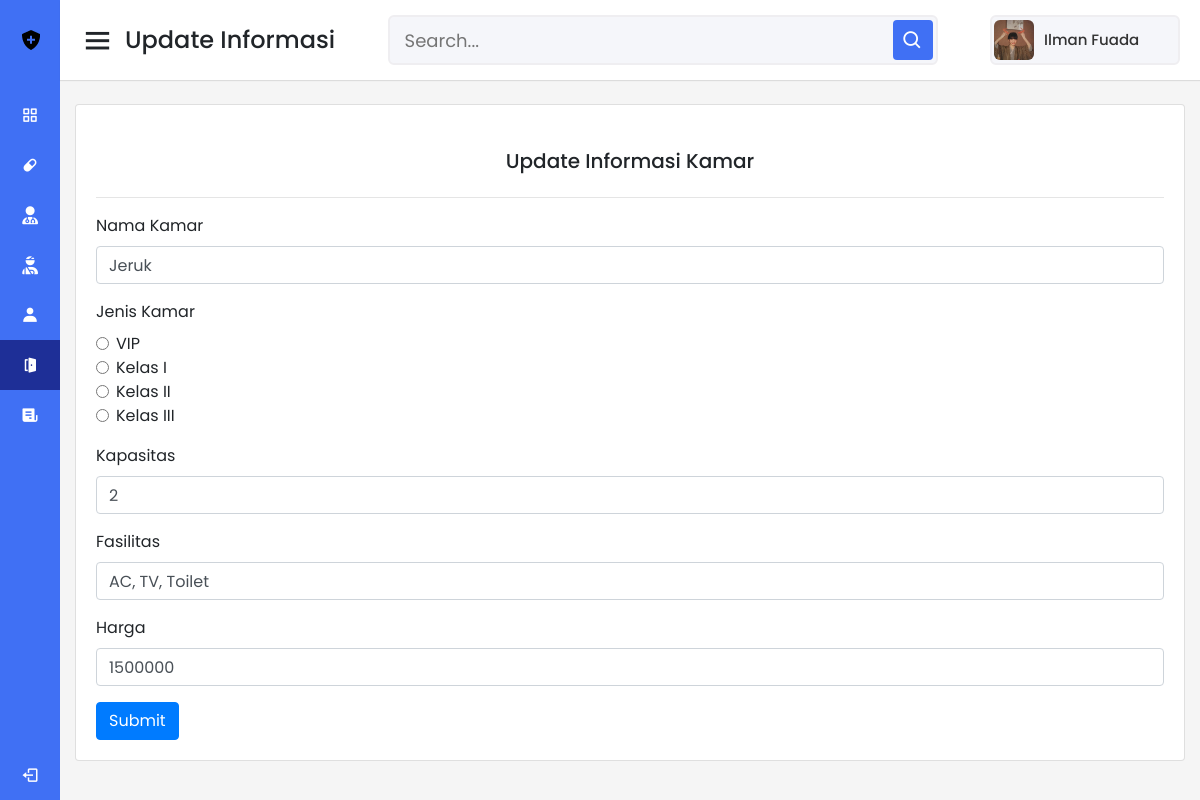
The page /kamaru.php?no_kamar=2 on the database its author committed.
### tables this page shows
CREATE TABLE `kamar` (
  `no_kamar` int(11) NOT NULL AUTO_INCREMENT,
  `nama_kamar` varchar(50) DEFAULT NULL,
  `jenis_kamar` varchar(50) DEFAULT NULL,
  `kapasitas` int(5) DEFAULT NULL,
  `fasilitas` varchar(50) DEFAULT NULL,
  `harga` int(10) DEFAULT NULL,
  PRIMARY KEY (`no_kamar`)
);

### kamaru.php (the view, shortened to what this page needs)
<!DOCTYPE html>
<html lang="en">
<head>
  <link rel="stylesheet" href="dash.css">
  <link href='https://unpkg.com/boxicons@2.0.7/css/boxicons.min.css' rel='stylesheet'>
  <link rel="stylesheet" href="https://cdnjs.cloudflare.com/ajax/libs/font-awesome/6.2.1/css/all.min.css">
  <link rel="stylesheet" href="https://cdn.jsdelivr.net/npm/bootstrap@4.6.2/dist/css/bootstrap.min.css">
</head>
<body>
  <div class="sidebar">
    <div class="logo-details">
      <img src="gambar/shield-solid.png" alt="" class="mr-3 ml-2">
      <span class="logo_name">DOKi</span>
    </div>
    <ul class="nav-links">
      <li>
        <a href="dashboard.html">
          <i class='bx bx-grid-alt' ></i>
          <span class="links_name">Dashboard</span>
        </a>
      </li>
      <li>
        <a href="obat.php">
          <i class='bx bxs-capsule'></i>
          <span class="links_name">Informasi Obat</span>
        </a>
      </li>
      <li>
        <a href="dokter.php">
          <i class="fa-solid fa-user-doctor"></i>
          <span class="links_name">Informasi Dokter</span>
        </a>
      </li>
      <li>
        <a href="pasien.php">
          <i class="fa-solid fa-user-injured"></i>
          <span class="links_name">Informasi Pasien</span>
        </a>
      </li>
      <li>
        <a href="perawat.php">
          <i class='bx bxs-user'></i>
          <span class="links_name">Informasi Perawat</span>
        </a>
      </li>
      <li>
        <a href="kamar.php" class="active">
          <i class='bx bxs-door-open'></i>
          <span class="links_name">Informasi Kamar</span>
        </a>
      </li>
      <li>
        <a href="medis.php">
          <i class='bx bxs-receipt'></i>
          <span class="links_name">Riwayat Rekam Medis</span>
        </a>
      </li>
      <li class="log_out">
        <a href="index.html">
          <i class='bx bx-log-out'></i>
          <span class="links_name">Log out</span>
        </a>
      </li>
    </ul>
  </div>
  <section class="home-section">
    <nav>
      <div class="sidebar-button">
        <i class='bx bx-menu sidebarBtn'></i>
        <span class="dashboard">Update Informasi</span>
      </div>
      <div class="search-box">
        <input type="text" placeholder="Search...">
        <i class='bx bx-search' ></i>
      </div>
      <div class="profile-details">
        <img src="gambar/potrait.jpg" alt="">
        <span class="admin_name">Ilman Fuada</span>
      </div>
    </nav>
    <div class="home-content">
     <div class="container">
      <div class="card">
        <div class="card-body">
          <?php
          include "koneksi.php";
          function input($data){
           $data = trim($data);
           $data = stripslashes($data);
           $data = htmlspecialchars($data);
           return $data;
         }
         if (isset($_GET['no_kamar'])) {
           $no_kamar=input($_GET["no_kamar"]);
           $sql="select*from kamar where no_kamar=$no_kamar;";
           $hasil=mysqli_query($kon,$sql);
           $data = mysqli_fetch_assoc($hasil);
         }
        ?>
        <h5 class="card-title mt-4 mb-4" style="text-align: center;">Update Informasi Kamar</h5>
        <hr>
        <form action="<?php echo htmlspecialchars($_SERVER["PHP_SELF"]);?>" method="post">
          <div class="form-group">
            <label for="">Nama Kamar</label>
            <input type="text" name="nama_kamar" class="form-control" value="<?php echo $data['nama_kamar']; ?>" placeholder="Masukan Nama" required/>
          </div>
          <div class="form-group">
            <label for="">Jenis Kamar</label>
            <div class="form-check">
              <input class="form-check-input" type="radio" name="jenis_kamar" id="" value="VIP">
              <label class="form-check-label" for="">
                VIP
              </label>
            </div>
            <div class="form-check">
              <input class="form-check-input" type="radio" name="jenis_kamar" id="" value="Kelas I">
              <label class="form-check-label" for="">
                Kelas I
              </label>
            </div>
            <div class="form-check">
              <input class="form-check-input" type="radio" name="jenis_kamar" id="" value="Kelas II">
              <label class="form-check-label" for="">
                Kelas II
              </label>
            </div>
            <div class="form-check">
              <input class="form-check-input" type="radio" name="jenis_kamar" id="" value="Kelas III">
              <label class="form-check-label" for="">
                Kelas III
              </label>
            </div>
          </div>
          <div class="form-group">
            <label for="">Kapasitas</label>
            <input type="text" name="kapasitas" class="form-control" value="<?php echo $data['kapasitas']; ?>" placeholder="Masukan Total" required/>
          </div>
          <div class="form-group">
            <label for="">Fasilitas</label>
            <input type="text" name="fasilitas" class="form-control" value="<?php echo $data['fasilitas']; ?>" placeholder="Masukan Total" required/>
          </div>
          <div class="form-group">
            <label for="">Harga</label>
            <input type="text" name="harga" class="form-control" value="<?php echo $data['harga']; ?>" placeholder="Masukan Status" required/>
          </div>
          <button type="submit" name="submit" class="btn btn-primary">Submit</button>
        </div>
      </div>
    </div>
</div>
</body>
</html>

### dash.css (style rules this page uses)
* { margin: 0; padding: 0; box-sizing: border-box; font-family: 'Poppins', sans-serif; }
.sidebar { position: fixed; height: 100%; width: 240px; background: #4070f4; transition: all 0.5s ease; }
.sidebar .logo-details { height: 80px; display: flex; align-items: center; margin-left: 11px; }
.sidebar .logo-details .logo_name { color: #fff; font-size: 24px; font-weight: 500; font-family: viga; }
.sidebar .nav-links { margin-top: 10px; }
.sidebar .nav-links li { position: relative; list-style: none; height: 50px; }
.sidebar .nav-links li a { height: 100%; width: 100%; display: flex; align-items: center; text-decoration: none; transition: all 0.4s ease; }
.sidebar .nav-links li a.active { background: #1E2F97; }
.sidebar .nav-links li i { min-width: 60px; text-align: center; font-size: 18px; color: #fff; }
.sidebar .nav-links li a .links_name { color: #fff; font-size: 15px; font-weight: 400; white-space: nowrap; }
.sidebar .nav-links .log_out { position: absolute; bottom: 0; width: 100%; }
.home-section { position: relative; background: #f5f5f5; min-height: 100vh; width: calc(100% - 240px); left: 240px; transition: all 0.5s ease; }
.home-section nav { display: flex; justify-content: space-between; height: 80px; background: #fff; display: flex; align-items: center; position: fixed; width: calc(100% - 240px); left: 240px; z-index: 100; padding: 0 20px; box-shadow: 0 1px 1px rgba(0, 0, 0, 0.1); transition: all 0.5s ease; }
.home-section nav .sidebar-button { display: flex; align-items: center; font-size: 24px; font-weight: 500; }
nav .sidebar-button i { font-size: 35px; margin-right: 10px; }
.home-section nav .search-box { position: relative; height: 50px; max-width: 550px; width: 100%; margin: 0 20px; }
nav .search-box input { height: 100%; width: 100%; outline: none; background: #F5F6FA; border: 2px solid #EFEEF1; border-radius: 6px; font-size: 18px; padding: 0 15px; }
nav .search-box .bx-search { position: absolute; height: 40px; width: 40px; background: #4070f4; right: 5px; top: 50%; transform: translateY(-50%); border-radius: 4px; line-height: 40px; text-align: center; color: #fff; font-size: 22px; transition: all 0.4 ease; }
.home-section nav .profile-details { display: flex; align-items: center; background: #F5F6FA; border: 2px solid #EFEEF1; border-radius: 6px; height: 50px; min-width: 190px; padding: 0 15px 0 2px; }
nav .profile-details img { height: 40px; width: 40px; border-radius: 6px; object-fit: cover; }
nav .profile-details .admin_name { font-size: 15px; font-weight: 500; color: #333; margin: 0 10px; white-space: nowrap; }
.home-section .home-content { position: relative; padding-top: 104px; }
@media (max-width: 1240px) { .sidebar { width: 60px; } }
@media (max-width: 1240px) { .home-section { width: calc(100% - 60px); left: 60px; } }
@media (max-width: 1240px) { .home-section nav { width: calc(100% - 60px); left: 60px; } }

### rows shown on the page
kamar: nama_kamar "Jeruk", kapasitas "2", fasilitas "AC, TV, Toilet", harga "1500000"
